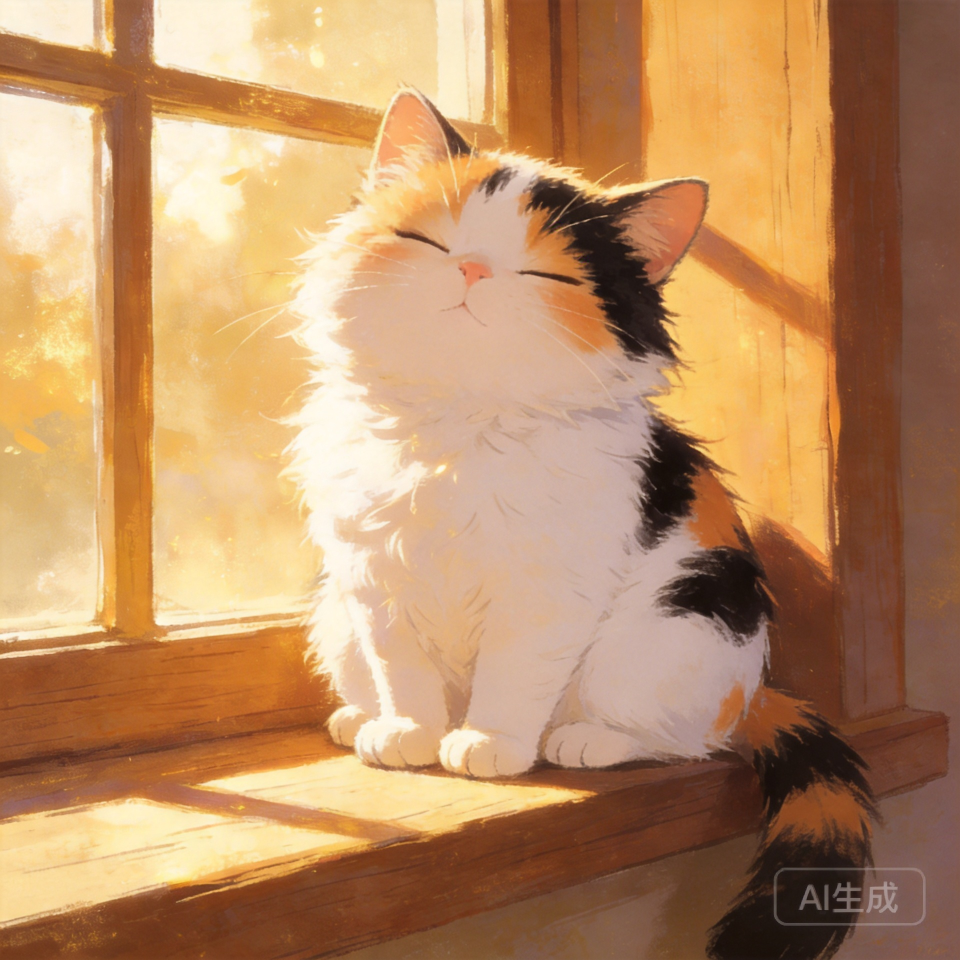
#> input picture img2img_calico_cat.png, 1920 x 1920 px, found by its file name (shown at 1/2 size)
$ python make_group_composite.py ../img2img_calico_cat.png ../img2img_cow_cat.png out.png
#> lines starting #> are read from the running program, lines starting #| are printed output that depends on the picture
#!/usr/bin/env python3
# -*- coding: utf-8 -*-
"""程序拼版合影参考图（R2V 多人镜专用 · 🚫 不走 image_edit）。

规则（运维指令区 ① · §4.2）：画面该出现几人，参考图就须含几张脸；
≥2 人的合影**必须程序拼版**（本脚本），严禁经 `image_edit_longcat` 转
（会漂脸 → 角色一致性崩）。

用法:
  python scripts/make_group_composite.py 08_莎拉·赵/主定妆照.png 师兄/主定妆照.png \
      ASSETS/CHARACTERS/_group/sarah_shixiong_hero_v01.png

默认：居中裁到 4:5 竖幅 → 等分左右两格拼到 16:9 画布（1920×1080）。
"""
import argparse
import sys
from pathlib import Path

from PIL import Image

ROOT = Path(__file__).resolve().parent.parent


def _center_crop_to_ratio(im, ratio):
    """居中裁成宽:高 = ratio 的竖幅，返回 (new_w, new_h)。"""
    w, h = im.size
    target_ratio = ratio  # width/height
    cur = w / h
    if cur > target_ratio:
        new_w = int(h * target_ratio)
        x = (w - new_w) // 2
        return im.crop((x, 0, x + new_w, h))
    else:
        new_h = int(w / target_ratio)
        y = (h - new_h) // 2
        return im.crop((0, y, w, y + new_h))


def compose(src_a, src_b, out, canvas=(1920, 1080), crop_ratio=0.8):
    """把 A、B 两张定妆照居中裁成 crop_ratio 竖幅后左右拼到 canvas 上。"""
#> called with canvas = (1920, 1080), crop_ratio = 0.8
    cw, ch = canvas
    slot_w, slot_h = cw // 2, ch
    canvas_im = Image.new("RGB", canvas, (18, 18, 18))
#> canvas_im: PIL image 1920x1080 RGB; every value is 18
    for i, src in enumerate((src_a, src_b)):
        im = Image.open(src).convert("RGB")
#> im is the input picture: PIL image 1920x1920 RGB; mean R, G, B 186.6, 141.9, 100.3
        im = _center_crop_to_ratio(im, crop_ratio)
#> in _center_crop_to_ratio, `return im.crop((x, 0, x + new_w, h))`:
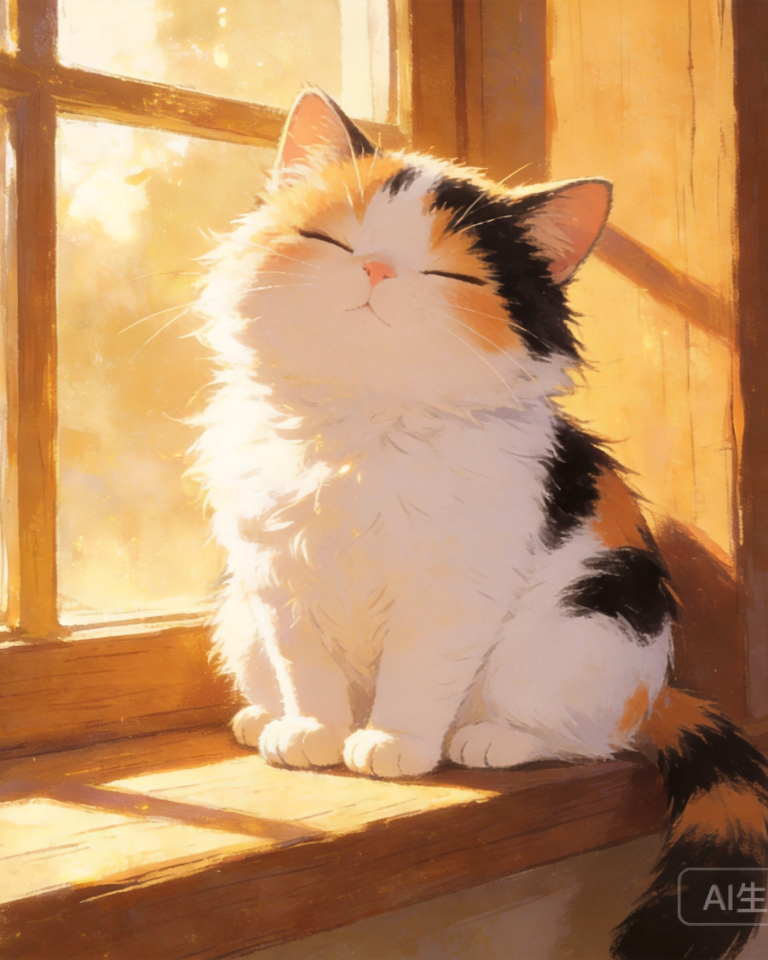
#> returned value: PIL image 1536x1920 RGB (shown at 1/2 size); mean R, G, B 191.5, 146, 102.5
        im.thumbnail((slot_w, slot_h), Image.LANCZOS)
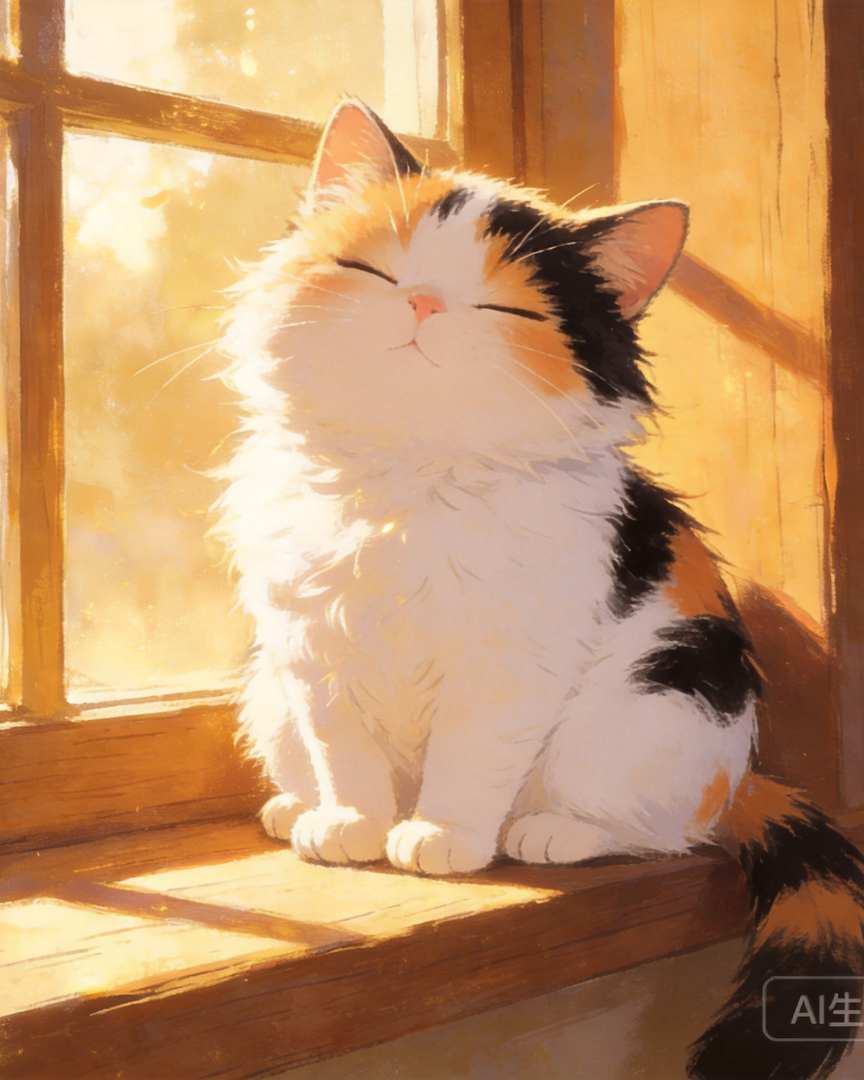
#> im: PIL image 864x1080 RGB; mean R, G, B 191.5, 146, 102.5
        x = i * slot_w + (slot_w - im.width) // 2
#> x = 48
        y = (slot_h - im.height) // 2
#> y = 0
        canvas_im.paste(im, (x, y))
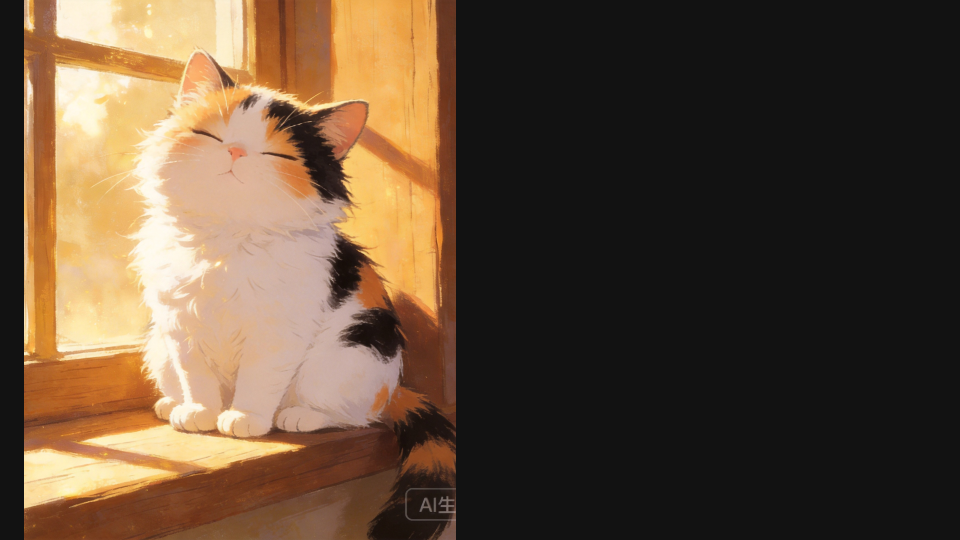
#> canvas_im: PIL image 1920x1080 RGB (shown at 1/2 size); mean R, G, B 96.1, 75.6, 56
#> pass 2 of the loop in compose, `for i, src in enumerate((src_a, src_b)):`:
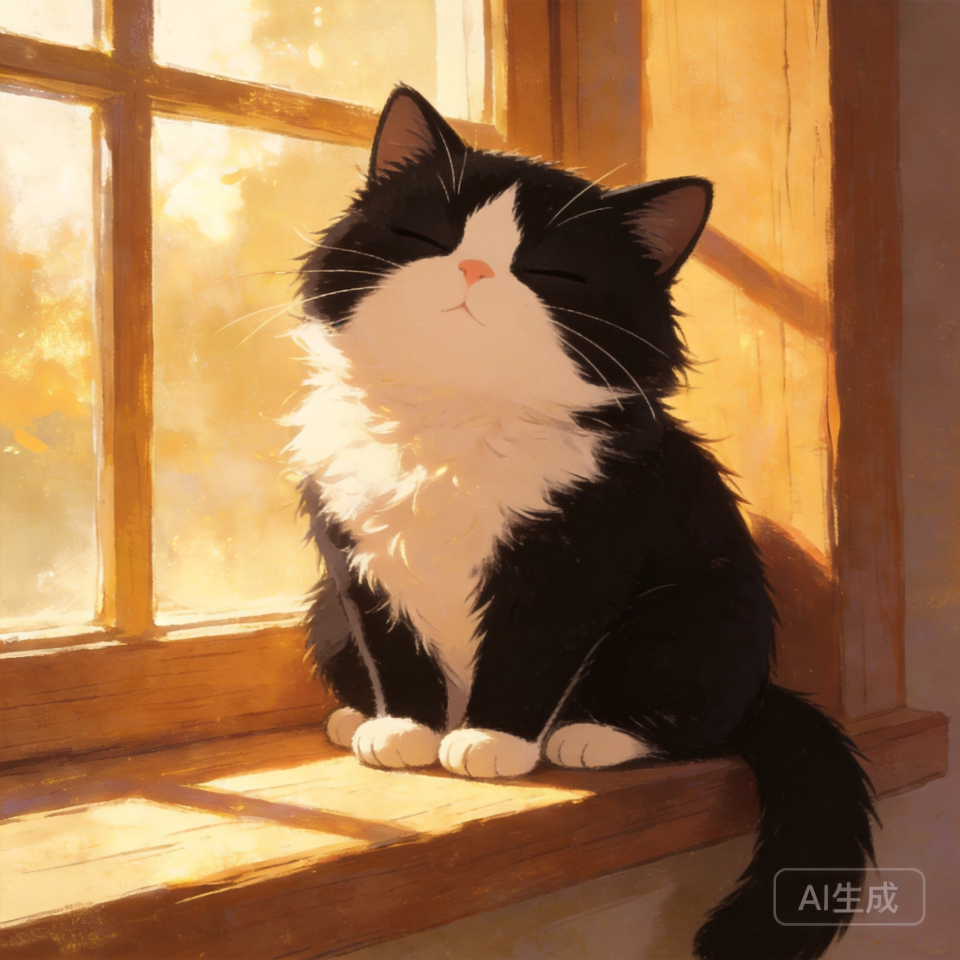
#> input picture img2img_cow_cat.png, 1920 x 1920 px, found by its file name (shown at 1/2 size)
#> in compose, im is the input picture: PIL image 1920x1920 RGB; mean R, G, B 159.9, 117, 75.7
#> in compose, `im.thumbnail((slot_w, slot_h), Image.LANCZOS)`:
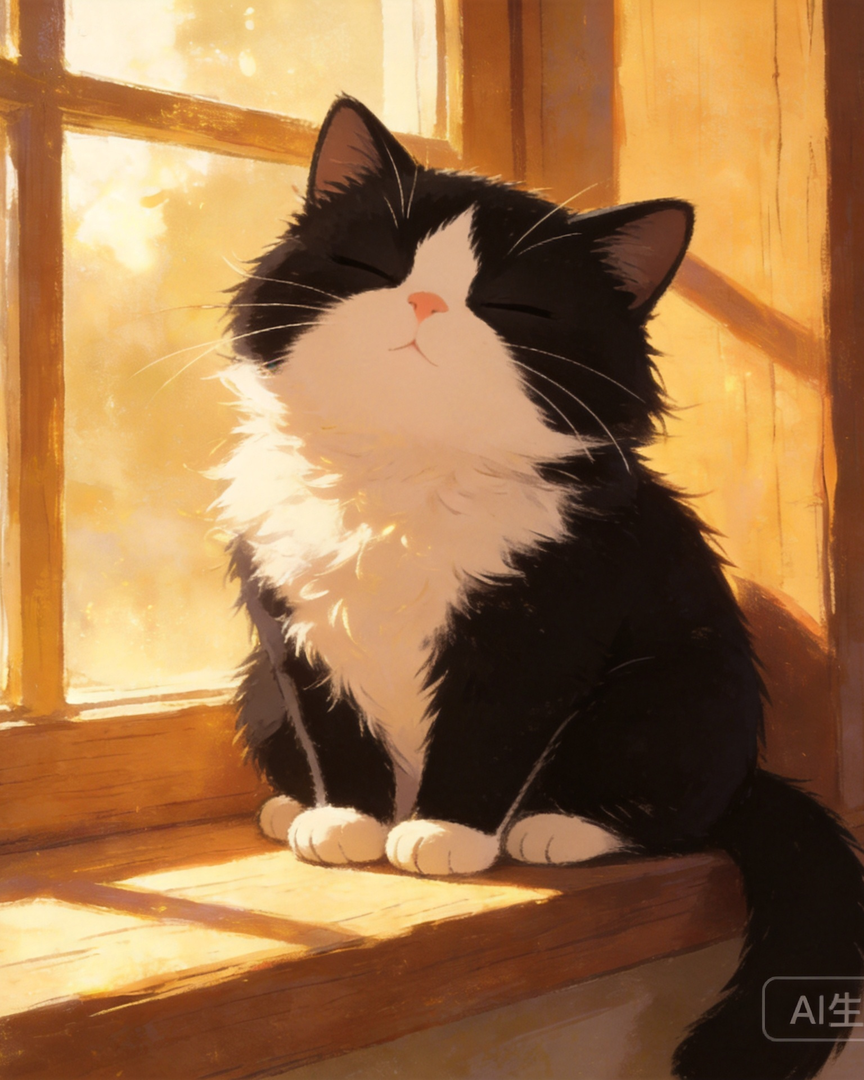
#> im: PIL image 864x1080 RGB; mean R, G, B 158.3, 115.4, 72.8
#> in compose, `canvas_im.paste(im, (x, y))`:
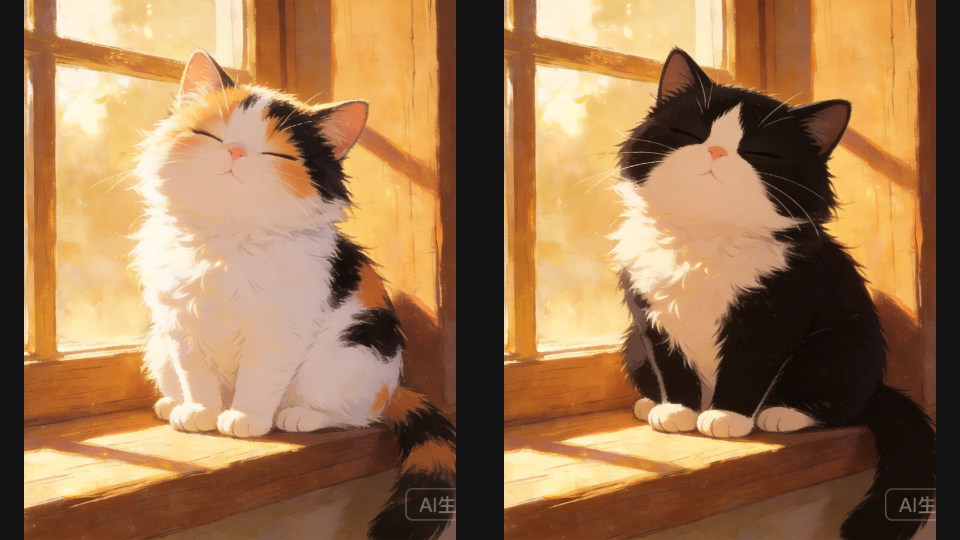
#> canvas_im: PIL image 1920x1080 RGB (shown at 1/2 size); mean R, G, B 159.2, 119.4, 80.7
    out = Path(out)
    out.parent.mkdir(parents=True, exist_ok=True)
    canvas_im.save(out, "PNG")
    return out


def main():
    ap = argparse.ArgumentParser(description="程序拼版合影参考图")
    ap.add_argument("src_a")
    ap.add_argument("src_b")
    ap.add_argument("out")
    ap.add_argument("--width", type=int, default=1920)
    ap.add_argument("--height", type=int, default=1080)
    args = ap.parse_args()

    a = ROOT / args.src_a
    b = ROOT / args.src_b
    if not a.exists() or not b.exists():
        raise SystemExit(f"源图缺失：{a} 或 {b}")
    out = compose(a, b, ROOT / args.out, canvas=(args.width, args.height))
    print(f"✅ 合影拼版完成 → {out}  {Image.open(out).size}")


if __name__ == "__main__":
    sys.exit(main())
#> (the program exits here)
